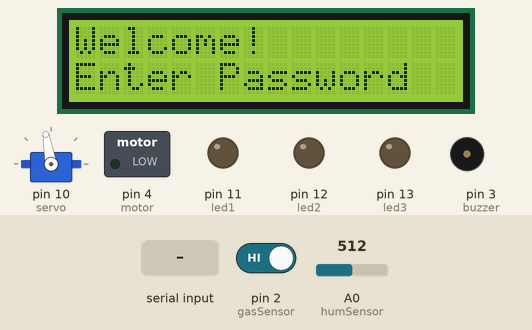
Simulated run of this sketch. Board: Arduino Mega 2560, built with avr-gcc and run on an emulated ATmega2560. On the bench: servo, 16×2 character LCD, switched loads named in the sketch (green lamp = pin HIGH), output pins drawn as LEDs (lit = HIGH), buzzer (waves = sounding, pin HIGH). The test bench sets the inputs (shaded band); at power-on: A0 (humSensor) = 512, pin 2 (gasSensor) HIGH.

Above: at 1.2 s.
1.3 s: A0 (humSensor) set to 789
2.8 s: A0 (humSensor) set to 817
At 3.3 s:
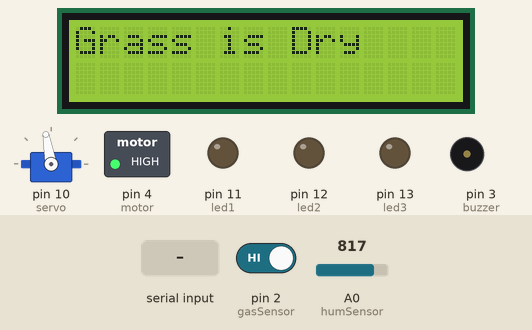
5.8 s: pin 2 (gasSensor) driven LOW
At 7.0 s:
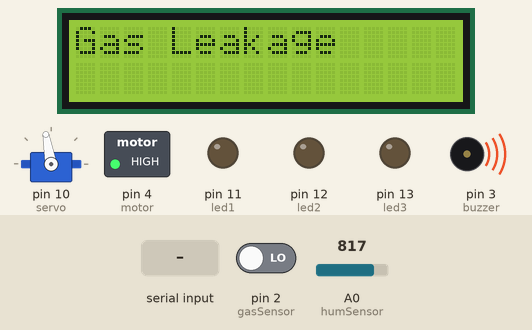
8.8 s: "a" received over Serial
At 10.0 s:
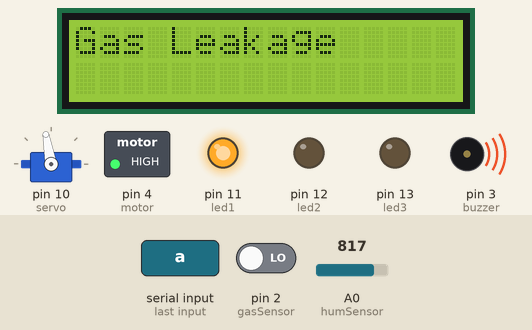
11.8 s: "c" received over Serial
At 12.9 s:
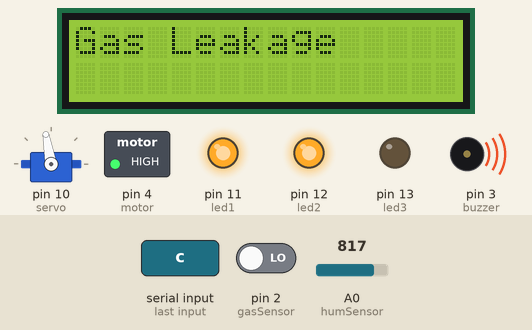
14.8 s: "b" received over Serial
At 15.3 s:
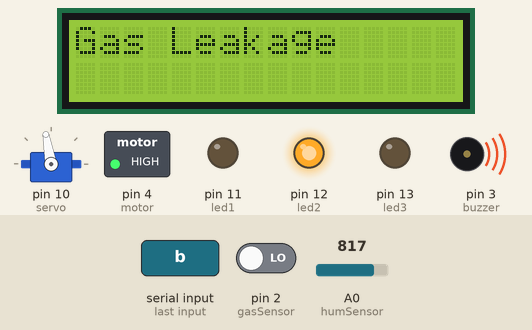
Timing chart, 0 to 17.8 s (numbered marks = the images above; inputs shaded):
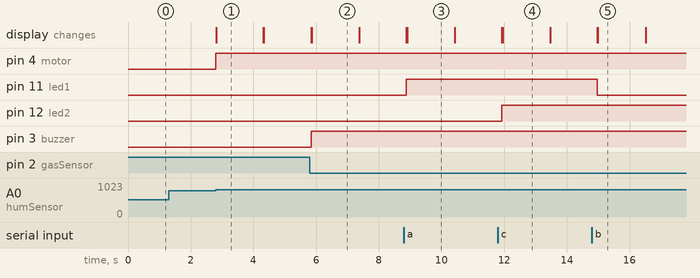

The sketch:

smart-home.ino
```cpp
#include <Servo.h>
#include <Keypad.h>
#include <LiquidCrystal_I2C.h>

LiquidCrystal_I2C lcd(0x27, 16, 2);

#define humSensor A0
#define gasSensor 2

#define motor 4
#define buzzer 3

#define led1 11
#define led2 12
#define led3 13

Servo servo;

const byte ROWS = 4;
const byte COLS = 4;

char keys[ROWS][COLS] = {
  { '1', '2', '3', 'A' },
  { '4', '5', '6', 'B' },
  { '7', '8', '9', 'C' },
  { '*', '0', '#', 'D' }
};

byte rowPins[ROWS] = { 9, 8, 25, 7 };
byte colPins[COLS] = { 6, 24, 23, 22 };

Keypad keypad = Keypad(makeKeymap(keys), rowPins, colPins, ROWS, COLS);

String password = "";
String unlock = "1414";
String lock = "4141";

char command;

void printLCD(String text1= "", int pos1= 0, String text2= "", int pos2= 0) {
  /*
  function to display text on lcd
    text1: text to be written in the first line default to ""
    pos1: the column position of text1 default to 0
    text2: text to be written in the second line default to ""
    pos2 the column position of text2 default to 0
  */

  lcd.clear();             // clear the lcd
  lcd.setCursor(pos1, 0);  // move cursor to column pos1 and line 0
  lcd.print(text1);        // print text1 at column pos1 and line 0
  lcd.setCursor(pos2, 1);  // move cursor to column pos2 and line 1
  lcd.print(text2);        // print text2 at column pos2 and line 1
}

void setup() {
  Serial.begin(9600);
  servo.attach(10);
  servo.write(100);
  lcd.begin();
  lcd.backlight();
  lcd.clear();
  printLCD("Welcome!", 0 , "Enter Password", 0);
  pinMode(motor, OUTPUT);
  pinMode(buzzer, OUTPUT);
  pinMode(led1, OUTPUT);
  pinMode(led2, OUTPUT);
  pinMode(led3, OUTPUT);
  digitalWrite(led1,LOW);
  digitalWrite(led2,LOW);
  digitalWrite(led3,LOW);
}

void loop() {
  char key = keypad.getKey();
  int humValue = analogRead(humSensor);
  int gasValue = digitalRead(gasSensor);

  if (key != '*' && key != NO_KEY) {
    password += key;
    Serial.println(password);
  }
  if (key == '*' && password.length() == 4) {
    checkPassword();
    password = "";
  } else if (key == '*' && password.length() < 4) {
    password = "";
  } else if (key == '*' && password.length() > 4) {
    password = "";
  }

  bluetoothControl();
  checkGas(gasValue);
  checkHum(humValue);
}

void bluetoothControl (){
  if(Serial.available()!=0)
  {
    command = Serial.read();
  }
  if(command == 'a')
  {
    digitalWrite(led1, HIGH);
    printLCD("Room 1 On");
  }
  if(command == 'b')
  {
    digitalWrite(led1,LOW);
  }
  if(command == 'c'){
    digitalWrite(led2, HIGH);
    printLCD("Room 2 On");
  }
  if(command == 'd'){
    digitalWrite(led2, LOW);
  }
  if(command == 'e'){
    digitalWrite(led3, HIGH);
    printLCD("Room 3 On");
  }
  if(command == 'f'){
    digitalWrite(led3, LOW);
  }
}

void checkGas(int gasValue) {
   if (gasValue == 0) {
    digitalWrite(buzzer, HIGH);
    printLCD("Gas Leakage");
    delay(1500);
    lcd.clear();
  }
  if (gasValue == 1) {
    digitalWrite(buzzer, LOW);
  }
}

void checkHum(int humValue){
  if(humValue > 800 ){
    digitalWrite(motor, HIGH);
    printLCD("Grass is Dry");
    delay(1500);
    lcd.clear();
  }
  if(humValue < 800){
    digitalWrite(motor, LOW);
  }
}

void checkPassword() {
  if (unlock == password) {
    lcd.clear();
    lcd.setCursor(0, 0);
    lcd.print("Unlocked");
    servo.write(0);
  }
  if (lock == password) {
    lcd.clear();
    lcd.setCursor(0, 0);
    lcd.print("Locked");
    servo.write(100);
  }
}
```

Measured:
- the behaviour switches between 800 and 801 on A0 (humSensor) (found by bisection; images 0 and 1)
- after the input at 1.3 s, every drawn part: stays the same
- after the input at 2.8 s, pin 4 (motor): LOW → HIGH at once; the display: changes at once (image 1)
- after the input at 5.8 s, pin 3 (buzzer): LOW → HIGH at once; the display: first differs from a run without the input after 0.05 s (image 2)
- after the input at 8.8 s, pin 11 (led1): LOW → HIGH after 0.08 s
- after the input at 11.8 s, pin 12 (led2): LOW → HIGH after 0.13 s
- after the input at 14.8 s, pin 11 (led1): HIGH → LOW after 0.18 s
- what the display in image 1 shows lasts 1.5 s, from 2.8 s to 4.3 s
